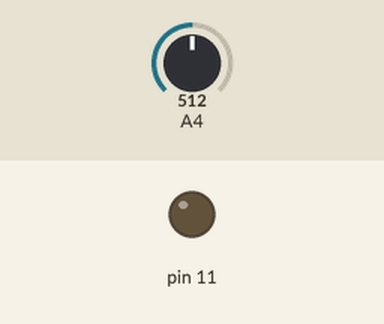
A sketch run on a simulated Arduino Uno, built with avr-gcc and run on an emulated ATmega328P. On the bench: output pins drawn as LEDs (lit = HIGH). The inputs (shaded band) are chosen by the test bench; at power-on: A4 = 512.

Above: at 1.2 s.
1.3 s: A4 set to 716
At 2.5 s:
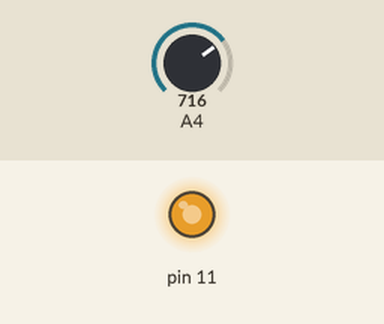
2.8 s: A4 set to 757
At 3.8 s:
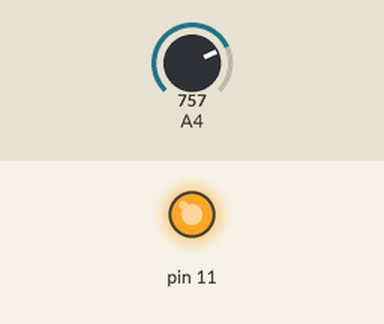
4.3 s: A4 set to 768
At 4.9 s:
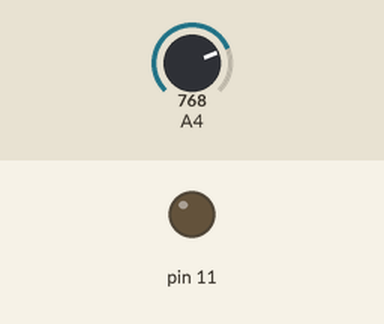
5.8 s: A4 set to 900
At 7.0 s:
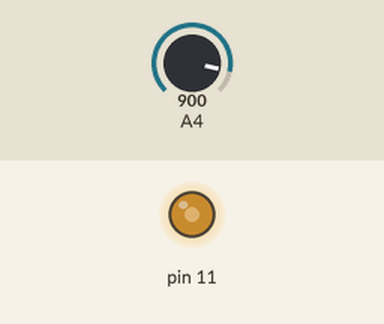
7.3 s: A4 set to 306
At 8.4 s:
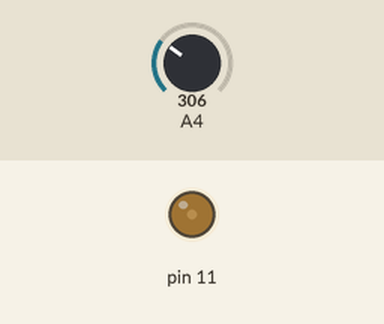
8.8 s: A4 set to 0
At 9.5 s:
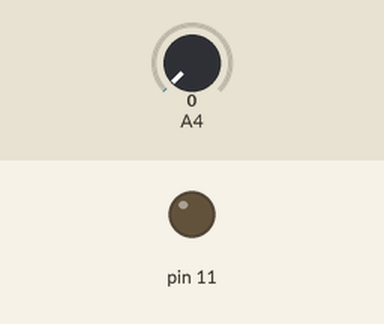
Timing chart, 0 to 11.3 s (numbered marks = the images above; inputs shaded):
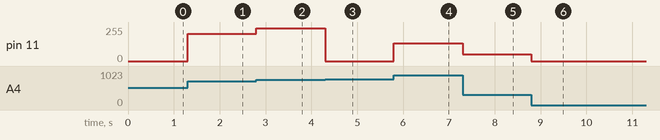

The sketch:

Motor_pot.ino
```cpp
void setup() {
  // put your setup code here, to run once:
  DDRB |= 0x08;
  PORTB |= 0x08;
  TCCR2A |= (1<<COM2A1);
}

void loop() {
  // put your main code here, to run repeatedly:
  ADMUX |= B00000100;  //We read A4
  ADMUX |= B11000000;  //REFS1 AND REFS0 equal to 1
  ADCSRA |= B11000000; //ADEN and ADSC equal to 1

  while(bit_is_set(ADCSRA, ADSC));
  int value = ADCL | (ADCH << 8);
  OCR2A = value;
}
```

Measured:
- the behaviour switches between 767 and 768 on A4 (found by bisection; images 2 and 3)
- after the input at 1.3 s, pin 11: 0/255 → 204/255 at once
- after the input at 2.8 s, pin 11: 204/255 → 245/255 at once
- after the input at 4.3 s, pin 11: 245/255 → 0/255 at once
- after the input at 5.8 s, pin 11: 0/255 → 132/255 at once
- after the input at 7.3 s, pin 11: 132/255 → 50/255 at once
- after the input at 8.8 s, pin 11: 50/255 → 0/255 at once
